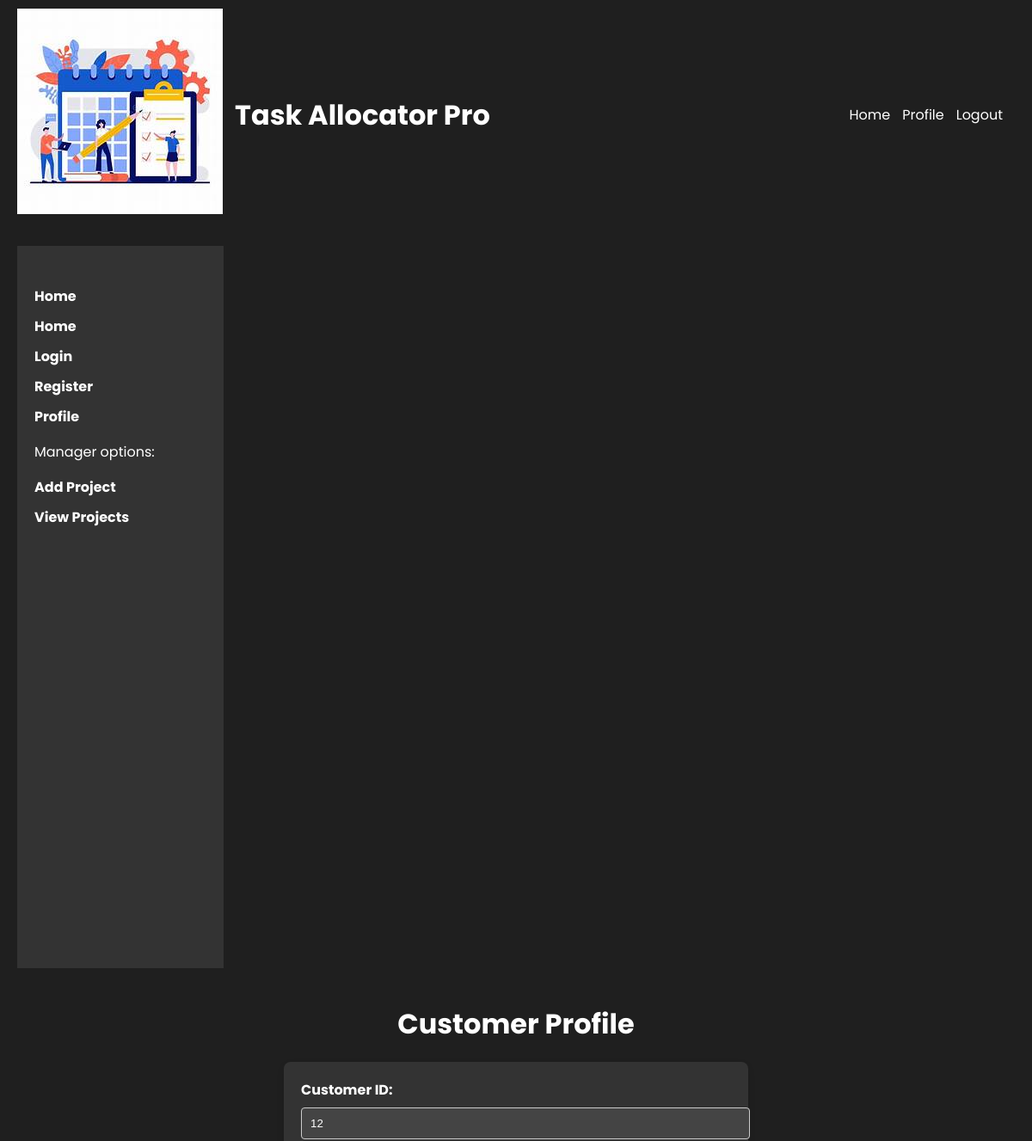
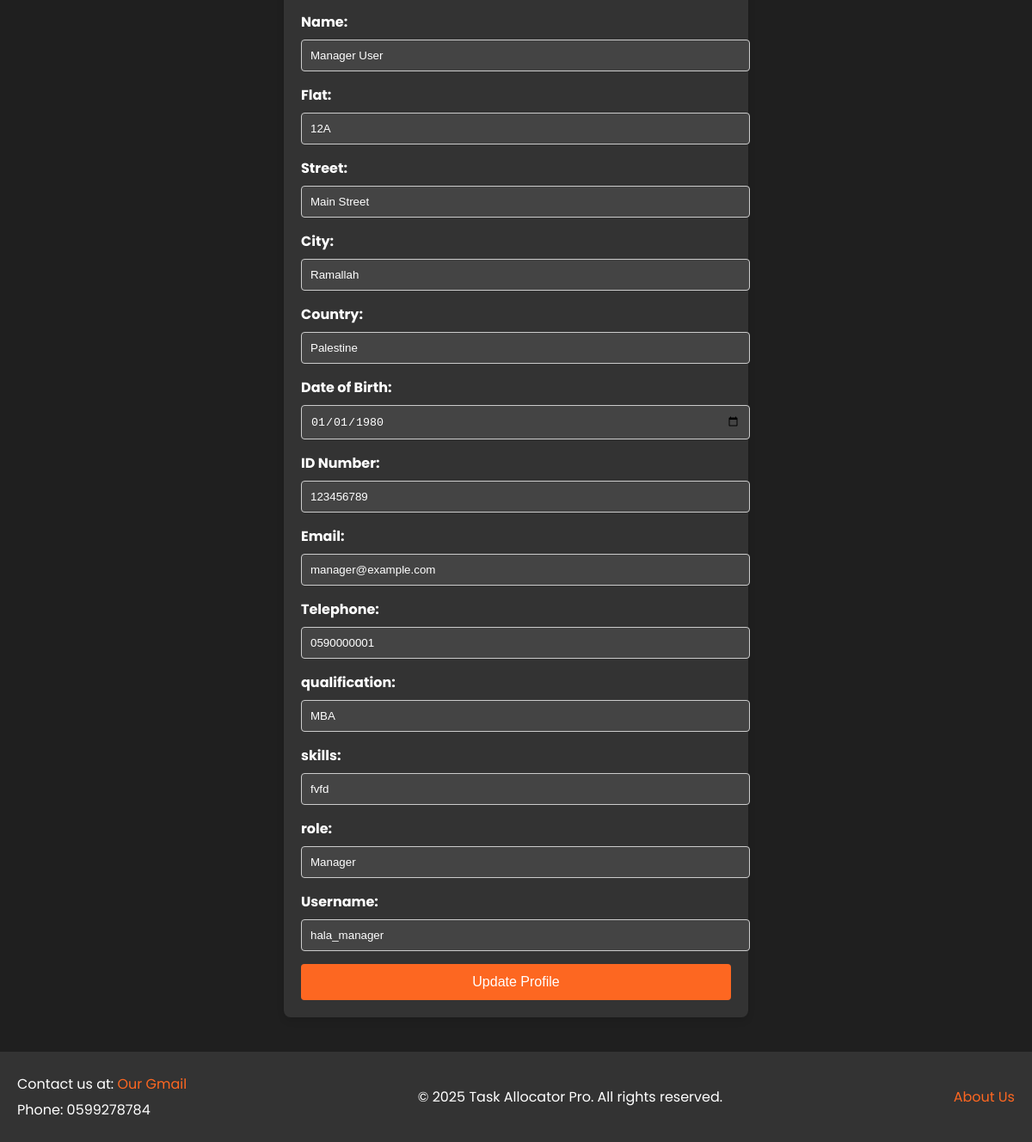
Page /php/profile.php (signed in) on the committed database (2 pictures, top to bottom).
### tables this page shows
CREATE TABLE `users` (
  `user_id` int NOT NULL,
  `name` varchar(255) NOT NULL,
  `email` varchar(255) NOT NULL,
  `role` enum('Manager','Project Leader','Team Member') NOT NULL,
  `username` varchar(50) NOT NULL,
  `password` varchar(255) NOT NULL,
  `flat` varchar(50) NOT NULL,
  `street` varchar(100) NOT NULL,
  `city` varchar(50) NOT NULL,
  `country` varchar(50) NOT NULL,
  `dob` date NOT NULL,
  `idnumber` char(10) NOT NULL,
  `telephone` varchar(15) NOT NULL,
  `qualification` varchar(100) NOT NULL,
  `skills` text NOT NULL
);

### php/profile.php (the view, shortened to what this page needs)
<?php
require_once 'db.php.inc';
$query = "SELECT user_id, name, flat, street, city, country, dob, idnumber, email, telephone, qualification, role, skills, username FROM users WHERE user_id = :user_id";
$stmt = $pdo->prepare($query);
$stmt->execute(['user_id' => $_SESSION['user_id']]);
$customer = $stmt->fetch();
?>
<!DOCTYPE html>
<html lang="en">
<head>
    <link rel="stylesheet" href="../styles/style.css">
</head>
<body>
    <?php require_once 'helper.php';
    generateHeader(); ?>
    <div class="container">
         <nav class="sidebar">
        <ul>
            <li><a href="home.php">Home</a></li>
            <li><a href="home.php">Home</a></li>
            <li><a href="login.php">Login</a></li>
            <li><a href="register.php">Register</a></li>
            <li><a href="profile.php">Profile</a></li>
            <?php if (isset($_SESSION['role'])) : ?>
                <?php if ($_SESSION['role'] == 'Manager') : ?>
                    <li>
                        <p>Manager options:</p>
                    </li>
                    <li><a href="addProject.php">Add Project</a></li>
                    <li><a href="viewProjects.php">View Projects</a></li>
                <?php endif; ?>
            <?php endif; ?>
        </ul>
    </nav>
        <main class="content">
            <h1>Customer Profile</h1>
            <form action="profile.php" method="POST">
                <label for="user_id">Customer ID:</label>
                <input type="text" id="user_id" name="user_id" value="<?php echo $customer['user_id']; ?>" readonly>
                <label for="name">Name:</label>
                <input type="text" id="name" name="name" value="<?php echo $customer['name']; ?>" required>
                <label for="flat">Flat:</label>
                <input type="text" id="flat" name="flat" value="<?php echo $customer['flat']; ?>" required>
                <label for="street">Street:</label>
                <input type="text" id="street" name="street" value="<?php echo $customer['street']; ?>" required>
                <label for="city">City:</label>
                <input type="text" id="city" name="city" value="<?php echo $customer['city']; ?>" required>
                <label for="country">Country:</label>
                <input type="text" id="country" name="country" value="<?php echo $customer['country']; ?>" required>
                <label for="dob">Date of Birth:</label>
                <input type="date" id="dob" name="dob" value="<?php echo $customer['dob']; ?>" required>
                <label for="idnumber">ID Number:</label>
                <input type="text" id="idnumber" name="idnumber" value="<?php echo $customer['idnumber']; ?>" required>
                <label for="email">Email:</label>
                <input type="email" id="email" name="email" value="<?php echo $customer['email']; ?>" required>
                <label for="telephone">Telephone:</label>
                <input type="tel" id="telephone" name="telephone" value="<?php echo $customer['telephone']; ?>" required>
                <label for="qualification">qualification:</label>
                <input type="text" id="qualification" name="qualification" value="<?php echo $customer['qualification']; ?>" required>
                <label for="skills">skills:</label>
                <input type="text" id="skills" name="skills" value="<?php echo $customer['skills']; ?>" required>
                <label for="role">role:</label>
                <input type="text" id="role" name="role" value="<?php echo $customer['role']; ?>" required>
                <label for="username">Username:</label>
                <input type="text" id="username" name="username" value="<?php echo $customer['username']; ?>" required>
                <button type="submit">Update Profile</button>
            </form>
        </main>
    </div>
</body>
</html>

### styles/style.css (style rules this page uses)
body, html { font-family: 'Poppins', sans-serif; margin: 0; padding: 0; background-color: #1f1f1f; color: white; height: 100%; }
body { display: flex; flex-direction: column; min-height: 100vh; }
main { display: flex; flex-direction: column; align-items: center; justify-content: top; flex-grow: 1; margin: 20px; }
.sidebar { display: flex; flex-direction: column; justify-content: start; padding: 20px; width: 200px; background-color: #333; height: 100vh; position: sticky; top: 0; }
.sidebar ul { list-style-type: none; padding: 0; }
.sidebar ul li { margin: 10px 0; }
.sidebar ul li a { text-decoration: none; color: white; transition: color 0.3s ease; font-weight: bold; }
form { background-color: #333; color: white; padding: 20px; border-radius: 8px; width: 90%; max-width: 500px; margin: auto; box-shadow: 0 4px 8px rgba(0, 0, 0, 0.1); }
form label { display: block; margin-bottom: 8px; font-weight: bold; }
form input, form textarea, form select { width: 100%; padding: 10px; margin-bottom: 15px; border: 1px solid #ccc; border-radius: 4px; background-color: #444; color: white; }
button { display: block; width: 100%; background-color: #fd6721; color: white; padding: 12px 20px; border: none; font-size: 16px; border-radius: 4px; cursor: pointer; transition: background-color 0.3s; }
.container { margin: 20px; }
h1, h2 { text-align: center; margin-bottom: 20px; color: white; }

### rows in the picture
users: user_id "12", name "Manager User", flat "12A", street "Main Street", city "Ramallah", country "Palestine", dob "01/01/1980", idnumber "123456789", email "manager@example.com", telephone "0590000001", qualification "MBA", skills "fvfd", role "Manager", username "hala_manager"
